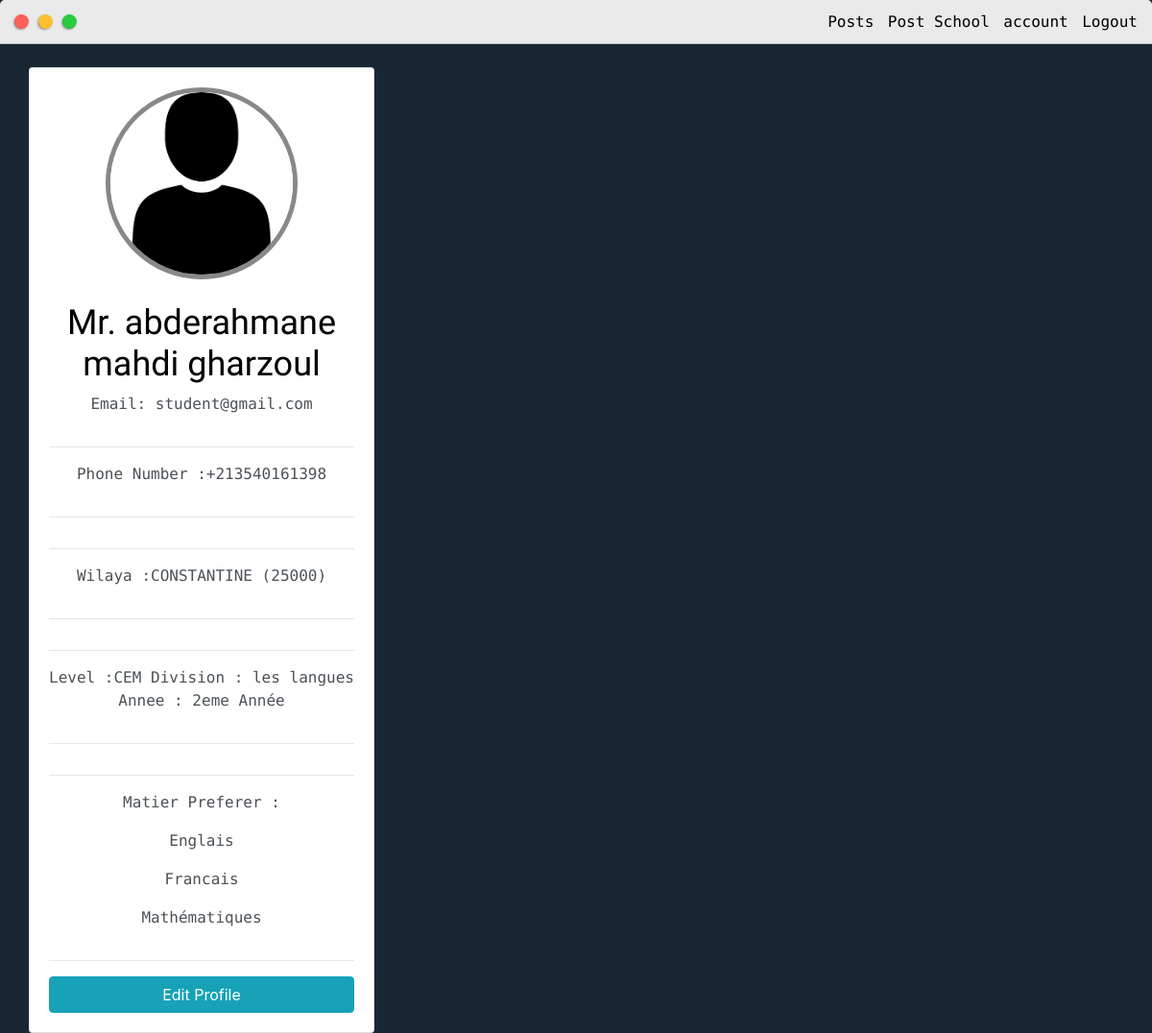
The page /student/account/ (signed in) on the database its author committed.
### student/models.py (models this page shows)
class Student(models.Model):
    user = models.OneToOneField(User, on_delete=models.CASCADE,primary_key=True)
    first_name = models.CharField(max_length=50,null=True)
    last_name = models.CharField(max_length=50,null=True)
    email = models.EmailField(unique=True,null=True)
    phone = models.IntegerField(null=True)
    wilaya = models.ForeignKey(Wilaya, on_delete=models.DO_NOTHING,null=True,unique=False)
    pic = models.ImageField(null=True, blank=True, upload_to="images", default="user.png")
    level = models.ForeignKey(Level, on_delete=models.DO_NOTHING,null=True,unique=False)
    division = models.ForeignKey(Division, on_delete=models.DO_NOTHING,null=True,unique=False)
    annee = models.ForeignKey(Annee, on_delete=models.DO_NOTHING,null=True,unique=False)
    matier = models.ManyToManyField(Matier, related_name='preferer',unique=False)
    def __str__(self):
        return f"Mr. {self.first_name}   {self.last_name}   "

### Home/models.py (models this page shows)
class Wilaya(models.Model):
    wilaya = models.CharField(max_length=50)
    zip_code = models.CharField(max_length=5)
    def __str__(self):
        return f"{self.wilaya}  \n   ({self.zip_code})"

class Level(models.Model):
    level = models.CharField(max_length=20)
    def __str__(self):
        return self.level

class Division(models.Model):
    name = models.CharField(max_length=100)
    def __str__(self):
        return self.name

class Annee(models.Model):
    annee = models.CharField(blank=False,max_length=10,null=False)
    def __str__(self):
        return self.annee

class Matier(models.Model):
    Matier =  models.CharField(max_length=50)
    def __str__(self):
	    return self.Matier

### student/views.py (the view)
# urls.py: path('account/', StudentAccount, name="StudentAccount"),
@student_required
def StudentAccount(request):
	profile = request.user.student
	context = {'profile':profile}
	return render(request, 'student/account.html', context)

### student/templates/student/account.html (shortened to what this page needs)
{% include 'student/main.html' %}
{% load static %}
{% block content %}
<div class="main-container">
	<br>
	<div class="row">
		<div class="col-md-4">
			<div class="card card-body" id="user-info-box">
				<img id="user_pic" src="{{profile.pic.url}}">
				<br>
				<h2>{{profile}}</h2>
				<p>Email: {{profile.email}}</p>
				<hr>
				<p>Phone Number :+213{{profile.phone}}</p>
				<hr>
				<hr>
				<p>Wilaya  :{{profile.wilaya}}</p>
				<hr>
				<hr>
				<p>Level :{{profile.level}} Division : {{profile.division}}  Annee : {{profile.annee}}</p>
				<hr>
				<hr>
				<p> Matier Preferer :</p>
				{% for matier in  profile.matier.all %}
				<p>{{matier}}</p>
				{% endfor %}
				<hr>
				<a class="btn btn-info btn-block" href="{% url 'update_profileStudent' %}">Edit Profile</a>
			</div>
		</div>
	</div>
</div>
{% endblock content %}

### static/css/default.css (style rules this page uses)
:root { --mainColor:#eaeaea; --secondaryColor:#fff; --borderColor:#c1c1c1; --mainText:black; --secondaryText:#4b5156; --themeDotBorder:#24292e; --previewBg:rgb(251, 249, 243, 0.8); --previewShadow:#f0ead6; --buttonColor:black; }
html, body { padding: 0; margin: 0; scroll-behavior: smooth; background-color: #192734; }
body * { transition: 0.3s; }
h1, h2, h3, h4, h5, h6, strong { color: var(--mainText); font-family: 'Russo One', sans-serif; font-weight: 500; }
p, li, span, label, input, textarea { color: var(--secondaryText); font-family: 'Roboto Mono', monospace; }
a { text-decoration: none; color:#17a2b8; }
h2 { font-size: 36px; }
.main-container { width: 1200px; margin: 0 auto; }
@media screen and (max-width: 1200px) { .main-container { width: 95%; } }

### student/templates/student/account.html (style rules this page uses)
#user_pic { height: 200px; width: 200px; border-radius: 50%; border:5px solid #888; margin:0 auto; object-fit: cover; }
#user-info-box { text-align: center; }

### rows shown on the page
Student: pic (placeholder picture), first_name+last_name "Mr. abderahmane mahdi gharzoul", email "student@gmail.com", phone "540161398", wilaya "CONSTANTINE (25000)", level "CEM", division "les langues", annee "2eme Année"
Matier: Matier "Englais"
Matier: Matier "Francais"
Matier: Matier "Mathématiques"
